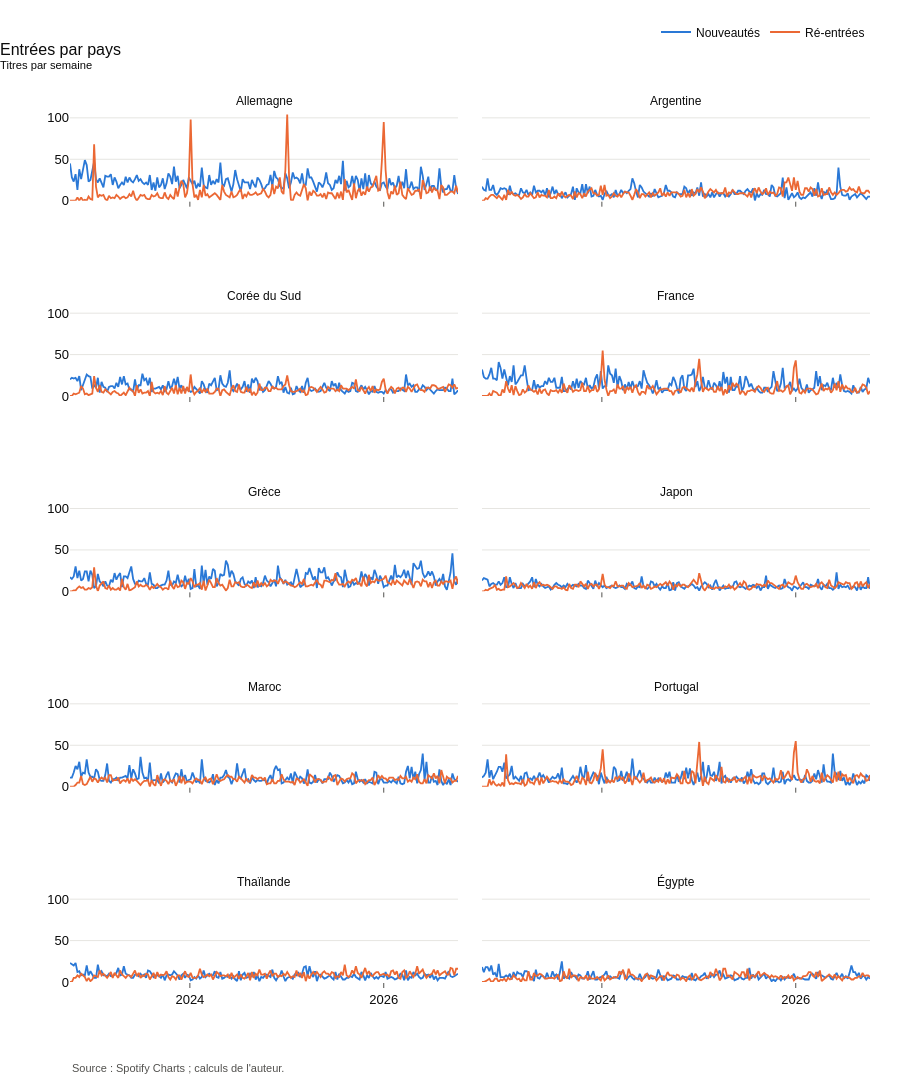

Notebook code cell kept with this figure:
### Code cell
noms = {"nouveautes": "Nouveautés", "re-entrants": "Ré-entrées"}

# Les 10 pays en un seul tableau de petits graphiques
petits_multiples(par_sem, ["nouveautes", "re-entrants"], noms=noms, ncols=2,
                 titre="Entrées par pays", axe="Titres par semaine");

### Figure 1 — Plotly figure (JSON) as saved in the notebook; plotly's stock layout.template omitted (floating-point values rounded to 4 significant figures; data arrays with more than 128 entries replaced by an {"elided": "..."} marker saying what was removed)
{"data": [{"legendgroup": "nouveautes", "line": {"color": "#2a78d6", "width": 1.8}, "mode": "lines", "name": "Nouveautés", "showlegend": true, "type": "scatter", "x": {"elided": "210 str values"}, "xaxis": "x", "y": {"elided": "210 int values"}, "yaxis": "y"}, {"legendgroup": "re-entrants", "line": {"color": "#eb6834", "width": 1.8}, "mode": "lines", "name": "Ré-entrées", "showlegend": true, "type": "scatter", "x": {"elided": "210 str values"}, "xaxis": "x", "y": {"elided": "210 int values"}, "yaxis": "y"}, {"legendgroup": "nouveautes", "line": {"color": "#2a78d6", "width": 1.8}, "mode": "lines", "name": "Nouveautés", "showlegend": false, "type": "scatter", "x": {"elided": "210 str values"}, "xaxis": "x2", "y": {"elided": "210 int values"}, "yaxis": "y2"}, {"legendgroup": "re-entrants", "line": {"color": "#eb6834", "width": 1.8}, "mode": "lines", "name": "Ré-entrées", "showlegend": false, "type": "scatter", "x": {"elided": "210 str values"}, "xaxis": "x2", "y": {"elided": "210 int values"}, "yaxis": "y2"}, {"legendgroup": "nouveautes", "line": {"color": "#2a78d6", "width": 1.8}, "mode": "lines", "name": "Nouveautés", "showlegend": false, "type": "scatter", "x": {"elided": "210 str values"}, "xaxis": "x3", "y": {"elided": "210 int values"}, "yaxis": "y3"}, {"legendgroup": "re-entrants", "line": {"color": "#eb6834", "width": 1.8}, "mode": "lines", "name": "Ré-entrées", "showlegend": false, "type": "scatter", "x": {"elided": "210 str values"}, "xaxis": "x3", "y": {"elided": "210 int values"}, "yaxis": "y3"}, {"legendgroup": "nouveautes", "line": {"color": "#2a78d6", "width": 1.8}, "mode": "lines", "name": "Nouveautés", "showlegend": false, "type": "scatter", "x": {"elided": "210 str values"}, "xaxis": "x4", "y": {"elided": "210 int values"}, "yaxis": "y4"}, {"legendgroup": "re-entrants", "line": {"color": "#eb6834", "width": 1.8}, "mode": "lines", "name": "Ré-entrées", "showlegend": false, "type": "scatter", "x": {"elided": "210 str values"}, "xaxis": "x4", "y": {"elided": "210 int values"}, "yaxis": "y4"}, {"legendgroup": "nouveautes", "line": {"color": "#2a78d6", "width": 1.8}, "mode": "lines", "name": "Nouveautés", "showlegend": false, "type": "scatter", "x": {"elided": "210 str values"}, "xaxis": "x5", "y": {"elided": "210 int values"}, "yaxis": "y5"}, {"legendgroup": "re-entrants", "line": {"color": "#eb6834", "width": 1.8}, "mode": "lines", "name": "Ré-entrées", "showlegend": false, "type": "scatter", "x": {"elided": "210 str values"}, "xaxis": "x5", "y": {"elided": "210 int values"}, "yaxis": "y5"}, {"legendgroup": "nouveautes", "line": {"color": "#2a78d6", "width": 1.8}, "mode": "lines", "name": "Nouveautés", "showlegend": false, "type": "scatter", "x": {"elided": "210 str values"}, "xaxis": "x6", "y": {"elided": "210 int values"}, "yaxis": "y6"}, {"legendgroup": "re-entrants", "line": {"color": "#eb6834", "width": 1.8}, "mode": "lines", "name": "Ré-entrées", "showlegend": false, "type": "scatter", "x": {"elided": "210 str values"}, "xaxis": "x6", "y": {"elided": "210 int values"}, "yaxis": "y6"}, {"legendgroup": "nouveautes", "line": {"color": "#2a78d6", "width": 1.8}, "mode": "lines", "name": "Nouveautés", "showlegend": false, "type": "scatter", "x": {"elided": "210 str values"}, "xaxis": "x7", "y": {"elided": "210 int values"}, "yaxis": "y7"}, {"legendgroup": "re-entrants", "line": {"color": "#eb6834", "width": 1.8}, "mode": "lines", "name": "Ré-entrées", "showlegend": false, "type": "scatter", "x": {"elided": "210 str values"}, "xaxis": "x7", "y": {"elided": "210 int values"}, "yaxis": "y7"}, {"legendgroup": "nouveautes", "line": {"color": "#2a78d6", "width": 1.8}, "mode": "lines", "name": "Nouveautés", "showlegend": false, "type": "scatter", "x": {"elided": "210 str values"}, "xaxis": "x8", "y": {"elided": "210 int values"}, "yaxis": "y8"}, {"legendgroup": "re-entrants", "line": {"color": "#eb6834", "width": 1.8}, "mode": "lines", "name": "Ré-entrées", "showlegend": false, "type": "scatter", "x": {"elided": "210 str values"}, "xaxis": "x8", "y": {"elided": "210 int values"}, "yaxis": "y8"}, {"legendgroup": "nouveautes", "line": {"color": "#2a78d6", "width": 1.8}, "mode": "lines", "name": "Nouveautés", "showlegend": false, "type": "scatter", "x": {"elided": "210 str values"}, "xaxis": "x9", "y": {"elided": "210 int values"}, "yaxis": "y9"}, {"legendgroup": "re-entrants", "line": {"color": "#eb6834", "width": 1.8}, "mode": "lines", "name": "Ré-entrées", "showlegend": false, "type": "scatter", "x": {"elided": "210 str values"}, "xaxis": "x9", "y": {"elided": "210 int values"}, "yaxis": "y9"}, {"legendgroup": "nouveautes", "line": {"color": "#2a78d6", "width": 1.8}, "mode": "lines", "name": "Nouveautés", "showlegend": false, "type": "scatter", "x": {"elided": "210 str values"}, "xaxis": "x10", "y": {"elided": "210 int values"}, "yaxis": "y10"}, {"legendgroup": "re-entrants", "line": {"color": "#eb6834", "width": 1.8}, "mode": "lines", "name": "Ré-entrées", "showlegend": false, "type": "scatter", "x": {"elided": "210 str values"}, "xaxis": "x10", "y": {"elided": "210 int values"}, "yaxis": "y10"}], "layout": {"annotations": [{"font": {"color": "#0b0b0b", "size": 12}, "showarrow": false, "text": "Allemagne", "x": 0.2425, "xanchor": "center", "xref": "paper", "y": 1, "yanchor": "bottom", "yref": "paper"}, {"font": {"color": "#0b0b0b", "size": 12}, "showarrow": false, "text": "Argentine", "x": 0.7575, "xanchor": "center", "xref": "paper", "y": 1, "yanchor": "bottom", "yref": "paper"}, {"font": {"color": "#0b0b0b", "size": 12}, "showarrow": false, "text": "Corée du Sud", "x": 0.2425, "xanchor": "center", "xref": "paper", "y": 0.776, "yanchor": "bottom", "yref": "paper"}, {"font": {"color": "#0b0b0b", "size": 12}, "showarrow": false, "text": "France", "x": 0.7575, "xanchor": "center", "xref": "paper", "y": 0.776, "yanchor": "bottom", "yref": "paper"}, {"font": {"color": "#0b0b0b", "size": 12}, "showarrow": false, "text": "Grèce", "x": 0.2425, "xanchor": "center", "xref": "paper", "y": 0.552, "yanchor": "bottom", "yref": "paper"}, {"font": {"color": "#0b0b0b", "size": 12}, "showarrow": false, "text": "Japon", "x": 0.7575, "xanchor": "center", "xref": "paper", "y": 0.552, "yanchor": "bottom", "yref": "paper"}, {"font": {"color": "#0b0b0b", "size": 12}, "showarrow": false, "text": "Maroc", "x": 0.2425, "xanchor": "center", "xref": "paper", "y": 0.328, "yanchor": "bottom", "yref": "paper"}, {"font": {"color": "#0b0b0b", "size": 12}, "showarrow": false, "text": "Portugal", "x": 0.7575, "xanchor": "center", "xref": "paper", "y": 0.328, "yanchor": "bottom", "yref": "paper"}, {"font": {"color": "#0b0b0b", "size": 12}, "showarrow": false, "text": "Thaïlande", "x": 0.2425, "xanchor": "center", "xref": "paper", "y": 0.104, "yanchor": "bottom", "yref": "paper"}, {"font": {"color": "#0b0b0b", "size": 12}, "showarrow": false, "text": "Égypte", "x": 0.7575, "xanchor": "center", "xref": "paper", "y": 0.104, "yanchor": "bottom", "yref": "paper"}, {"font": {"color": "#52514e", "size": 11}, "showarrow": false, "text": "Source : Spotify Charts ; calculs de l'auteur.", "x": 0, "xanchor": "left", "xref": "paper", "y": 0, "yanchor": "top", "yref": "paper", "yshift": -78}], "height": 1250, "legend": {"orientation": "h", "x": 1, "xanchor": "right", "y": 1.073, "yanchor": "bottom"}, "margin": {"b": 110, "l": 70, "r": 30, "t": 110}, "title": {"text": "Entrées par pays<br><sup>Titres par semaine</sup>"}, "xaxis": {"anchor": "y", "domain": [0, 0.485], "matches": "x9", "nticks": 3, "showticklabels": false, "tickangle": 0, "tickformat": "%Y"}, "xaxis10": {"anchor": "y10", "domain": [0.515, 1], "nticks": 3, "tickangle": 0, "tickformat": "%Y"}, "xaxis2": {"anchor": "y2", "domain": [0.515, 1], "matches": "x10", "nticks": 3, "showticklabels": false, "tickangle": 0, "tickformat": "%Y"}, "xaxis3": {"anchor": "y3", "domain": [0, 0.485], "matches": "x9", "nticks": 3, "showticklabels": false, "tickangle": 0, "tickformat": "%Y"}, "xaxis4": {"anchor": "y4", "domain": [0.515, 1], "matches": "x10", "nticks": 3, "showticklabels": false, "tickangle": 0, "tickformat": "%Y"}, "xaxis5": {"anchor": "y5", "domain": [0, 0.485], "matches": "x9", "nticks": 3, "showticklabels": false, "tickangle": 0, "tickformat": "%Y"}, "xaxis6": {"anchor": "y6", "domain": [0.515, 1], "matches": "x10", "nticks": 3, "showticklabels": false, "tickangle": 0, "tickformat": "%Y"}, "xaxis7": {"anchor": "y7", "domain": [0, 0.485], "matches": "x9", "nticks": 3, "showticklabels": false, "tickangle": 0, "tickformat": "%Y"}, "xaxis8": {"anchor": "y8", "domain": [0.515, 1], "matches": "x10", "nticks": 3, "showticklabels": false, "tickangle": 0, "tickformat": "%Y"}, "xaxis9": {"anchor": "y9", "domain": [0, 0.485], "nticks": 3, "tickangle": 0, "tickformat": "%Y"}, "yaxis": {"anchor": "x", "domain": [0.896, 1], "matches": "y9", "rangemode": "tozero"}, "yaxis10": {"anchor": "x10", "domain": [0, 0.104], "matches": "y9", "rangemode": "tozero", "showticklabels": false}, "yaxis2": {"anchor": "x2", "domain": [0.896, 1], "matches": "y9", "rangemode": "tozero", "showticklabels": false}, "yaxis3": {"anchor": "x3", "domain": [0.672, 0.776], "matches": "y9", "rangemode": "tozero"}, "yaxis4": {"anchor": "x4", "domain": [0.672, 0.776], "matches": "y9", "rangemode": "tozero", "showticklabels": false}, "yaxis5": {"anchor": "x5", "domain": [0.448, 0.552], "matches": "y9", "rangemode": "tozero"}, "yaxis6": {"anchor": "x6", "domain": [0.448, 0.552], "matches": "y9", "rangemode": "tozero", "showticklabels": false}, "yaxis7": {"anchor": "x7", "domain": [0.224, 0.328], "matches": "y9", "rangemode": "tozero"}, "yaxis8": {"anchor": "x8", "domain": [0.224, 0.328], "matches": "y9", "rangemode": "tozero", "showticklabels": false}, "yaxis9": {"anchor": "x9", "domain": [0, 0.104], "rangemode": "tozero"}}}
